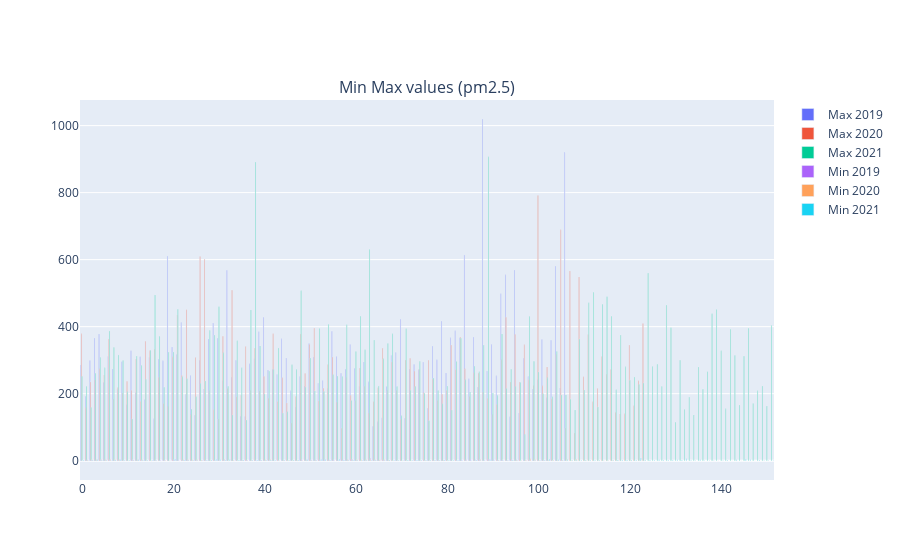

The cell this chart's notebook holds for it:
### Code cell
# Not correct

df2019 = pd.read_json("../../../data/pollution/raw/2019/pm25/meta_data.json")
df2020 = pd.read_json("../../../data/pollution/raw/2020/pm25/meta_data.json")
df2021 = pd.read_json("../../../data/pollution/raw/2021/pm25/meta_data.json")

fig_model = make_subplots(column_titles=["Min Max values (pm2.5)"])

fig_model.add_trace(go.Bar(x=df2019.index, y=df2019["max"], name="Max 2019"))
fig_model.add_trace(go.Bar(x=df2020.index, y=df2020["max"], name="Max 2020"))
fig_model.add_trace(go.Bar(x=df2021.index, y=df2021["max"], name="Max 2021"))

fig_model.add_trace(go.Bar(x=df2019.index, y=df2019["min"], name="Min 2019"))
fig_model.add_trace(go.Bar(x=df2020.index, y=df2020["min"], name="Min 2020"))
fig_model.add_trace(go.Bar(x=df2021.index, y=df2021["min"], name="Min 2021"))
